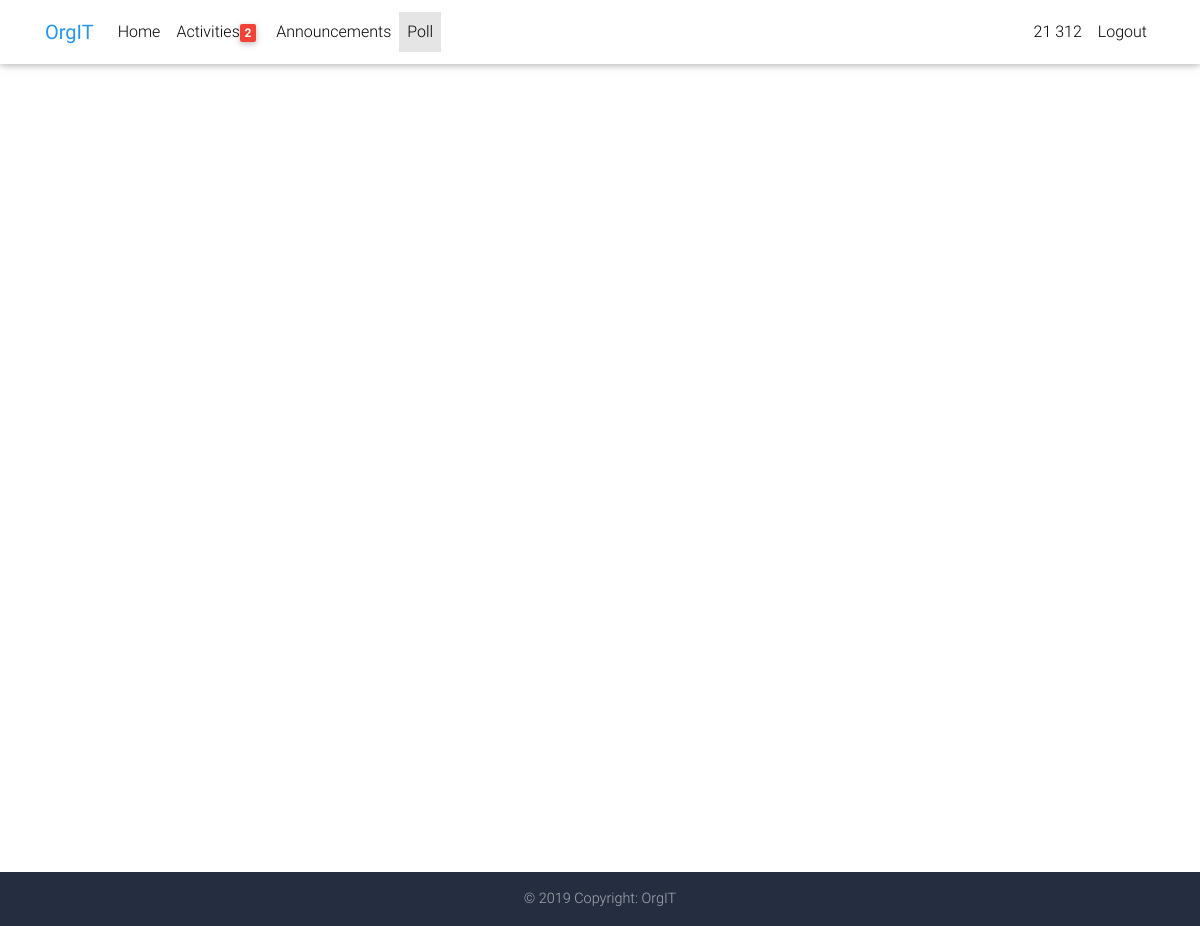
/poll.php (signed in), run on an earlier commit of the app's database.
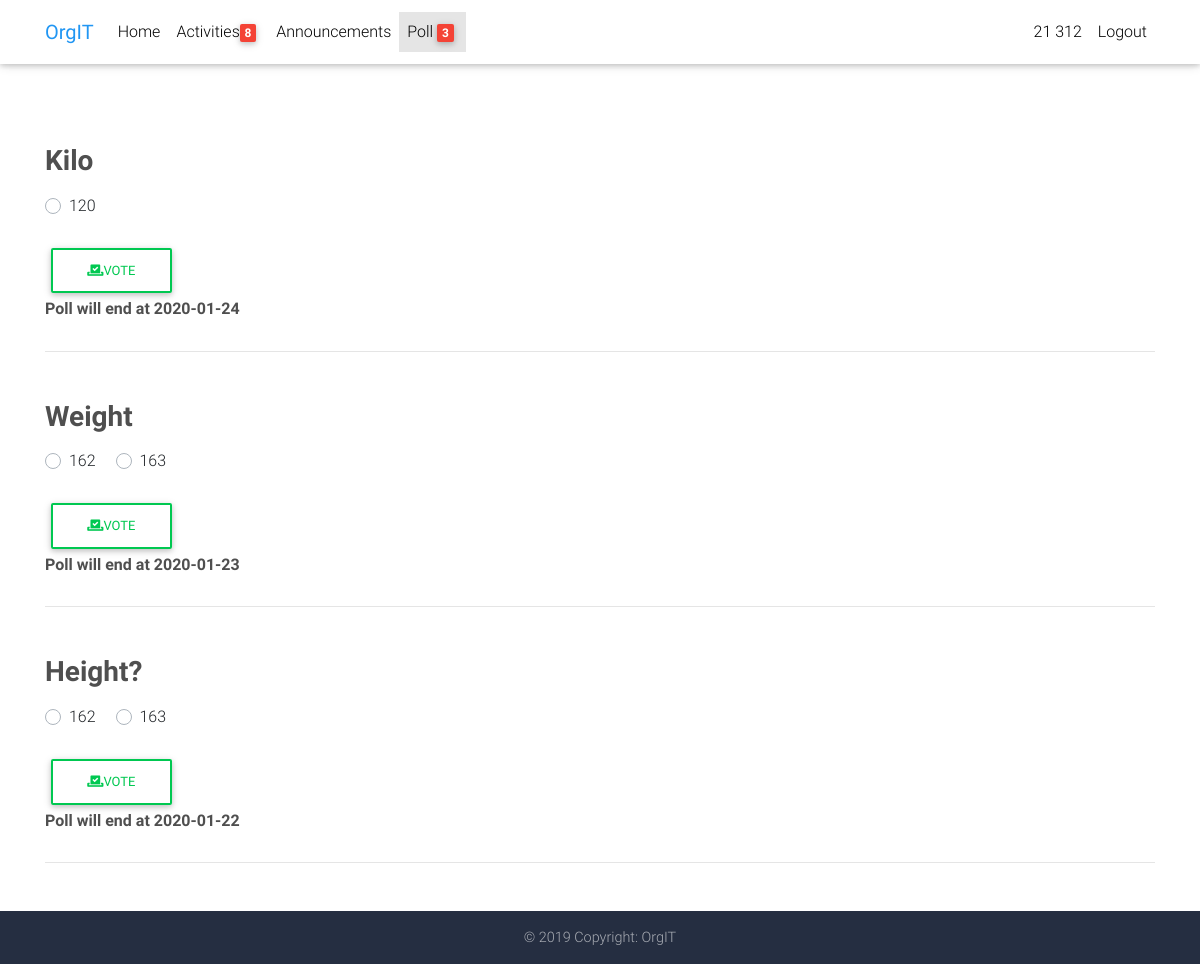
And on a later commit of the database.
### tables this page shows
CREATE TABLE IF NOT EXISTS `users` (
  `id` int(255) NOT NULL AUTO_INCREMENT,
  `firstname` varchar(255) NOT NULL,
  `lastname` varchar(255) NOT NULL,
  `idnumber` int(255) NOT NULL,
  `course` varchar(255) NOT NULL,
  `year` int(255) NOT NULL,
  `email` varchar(255) NOT NULL,
  `password` varchar(255) NOT NULL,
  `status` enum('Rejected','Accepted','Renewing') DEFAULT NULL,
  `image` text,
  `endofsem` varchar(255) DEFAULT NULL,
  PRIMARY KEY (`id`),
  UNIQUE KEY `idnumber` (`idnumber`),
  UNIQUE KEY `email` (`email`)
);

CREATE TABLE IF NOT EXISTS `pollquestion` (
  `id` int(255) NOT NULL AUTO_INCREMENT,
  `question` varchar(255) NOT NULL,
  `endofdate` varchar(255) DEFAULT NULL,
  `status` enum('Active','Inactive') NOT NULL,
  PRIMARY KEY (`id`)
);

CREATE TABLE IF NOT EXISTS `pollchoices` (
  `id` int(255) NOT NULL AUTO_INCREMENT,
  `choice` varchar(255) NOT NULL,
  `questionID` int(255) NOT NULL,
  PRIMARY KEY (`id`),
  UNIQUE KEY `choice` (`choice`,`questionID`) USING BTREE
);

### inc/session.php (called while the page is built, shortened)
<?php
	include 'inc/db.php';;
 	$today = date('Y-m-d');
	if(isset($_SESSION['users'])){
		$sql = mysqli_query($db, "SELECT * FROM users where `idnumber` = '".$_SESSION['users']."'");
		$user = mysqli_fetch_assoc($sql);
	}
?>

### poll.php (the view, shortened to what this page needs)
<?php
  include 'inc/header.php';
  include 'inc/session.php';
  $link = "Poll";
?>
<body>
<?php include 'inc/navbar.php'; ?>
 <main class="mt-5 pt-5">
    <div class="container">
      <section class="pt-5">
        <?php
          $sql = mysqli_query($db, "SELECT *, pollquestion.id as quesID, pollanswers.choiceID as choiceID, pollquestion.endofdate as endDate from pollquestion left join pollanswers on pollquestion.id = pollanswers.questionID where pollanswers.userID = '".$user['id']."' and pollquestion.status = 'Active' ORDER BY pollquestion.endofdate DESC");
          while ($row = mysqli_fetch_array($sql)) { ?>
            <?php if(strtotime($today) > strtotime($row['endDate'])): ?>
              <div class="row wow fadeIn">
                <div class="col-lg-12 col-xl-12 mb-4">
                  <h3 class="mb-3 font-weight-bold dark-grey-text">
                    <strong><?php echo ucfirst($row['question']);?></strong>
                  </h3>
                    <?php
                      $sql2 = mysqli_query($db, "SELECT *, pollanswers.choiceID as ans FROM pollanswers left join pollchoices on pollanswers.choiceID = pollchoices.id where pollanswers.questionID = '".$row['quesID']."' and pollanswers.userID = '".$user['id']."' ");
                      while ($row2 = mysqli_fetch_array($sql2))  {
                        if(empty($row2['ans'])){
                          $input = '<h4 style="color: green;">Not Voted</h4>';
                        } else {
                          $input = '<h4 style="color: green;">'.ucfirst($row2['choice']).'</h4>';
                        }
                        ?>
                        <?php echo $input;?>
                      <?php } ?>
                    <h6 class="mb-3 font-weight-bold dark-grey-text">
                      <strong>Poll Ended: <?php echo ucfirst($row['endofdate']);?></strong>
                    </h6>
                </div>
              </div>
            <?php else: ?>
              <?php if(empty($row['choiceID'])): ?>
              <form method="POST" action="poll.php">
                <div class="row wow fadeIn" style="visibility: visible; animation-name: fadeIn;">
                  <div class="col-lg-12 col-xl-12 mb-4">
                    <h3 class="mb-3 font-weight-bold dark-grey-text">
                      <strong><?php echo ucfirst($row['question']);?></strong>
                    </h3>
                      <?php
                        $sql1 = mysqli_query($db, "SELECT * FROM pollchoices where questionID = '".$row['quesID']."'");
                        while ($row1 = mysqli_fetch_array($sql1))  {
                          $input = '<div class="custom-control custom-radio custom-control-inline"><input type="radio" class="custom-control-input" id="'.$row1['id'].'" name="ans" value="'.$row1['id'].'"><label class="custom-control-label" for="'.$row1['id'].'">'.ucfirst($row1['choice']).'</label></div>';
                          ?>
                          <?php echo $input;?>
                        <?php } ?>
                  </div>
                </div>
                <div class="row">
                  <div class="col-6">
                    <button class="btn btn-outline-success waves-effect" name="submit" id="submit"><i class="nav-icon fas fa-vote-yea"></i>Vote</button></form>
                                        <h6 class="mb-3 font-weight-bold dark-grey-text">
                      <strong>Poll will end at <?php echo ucfirst($row['endofdate']);?></strong>
                    </h6>
                  </div>
                <hr class="mb-5">
                <?php endif ?>
           <?php endif ?>
          <?php } ?>
      </section>
    </div>
  </main>
<?php include 'inc/footer.php'; ?>
</body>
</html>

### inc/header.php (shortened to what this page needs)
<!DOCTYPE html>
<html lang="en">
<head>
  <link rel="stylesheet" href="https://use.fontawesome.com/releases/v5.11.2/css/all.css">
  <link href="css/bootstrap.min.css" rel="stylesheet">
  <link href="css/mdb.min.css" rel="stylesheet">
  <link href="css/style.min.css" rel="stylesheet">
  <link rel="stylesheet" href="plugins/toastr/toastr.min.css">
</head>

### inc/navbar.php (shortened to what this page needs)
<?php if(empty($_SESSION['users'])): ?>
  <header>
    <nav class="navbar fixed-top navbar-expand-lg navbar-light white scrolling-navbar">
      <div class="container">
        <a href="index.php" class="navbar-brand waves-effect">
          <strong class="blue-text">OrgIT </strong>
        </a>
        <button class="navbar-toggler" type="button" data-toggle="collapse" data-target="#navbarSupportedContent"
          aria-controls="navbarSupportedContent" aria-expanded="false" aria-label="Toggle navigation">
          <span class="navbar-toggler-icon"></span>
        </button>
        <div class="collapse navbar-collapse" id="navbarSupportedContent">
          <ul class="navbar-nav mr-auto">
            <li class="nav-item active">
              <a class="nav-link waves-effect" href="index.php">Home
                <span class="sr-only">(current)</span>
              </a>
            </li>
          </ul>
          <ul class="navbar-nav nav-flex-icons">
            <li class="nav-item">
              <a class="nav-link waves-effect" data-toggle="modal" data-target="#signup">Signup
              </a>
            </li>
            <li class="nav-item">
              <a class="nav-link waves-effect" data-toggle="modal" data-target="#login">Login
              </a>
            </li>
          </ul>
        </div>
      </div>
    </nav>
  </header>
  <?php else: ?>
  <header>
    <nav class="navbar fixed-top navbar-expand-lg navbar-light white scrolling-navbar">
      <div class="container">
        <a href="index.php" class="navbar-brand waves-effect">
          <strong class="blue-text">OrgIT </strong>
        </a>
        <div class="collapse navbar-collapse" id="navbarSupportedContent">
          <ul class="navbar-nav mr-auto">
            <li class="nav-item <?php if($link == 'Home') {echo 'active';} ?>">
              <a class="nav-link waves-effect" href="index.php">Home
              </a>
            </li>
            <li class="nav-item <?php if($link == 'Activities') {echo 'active';} ?>">
              <a class="nav-link waves-effect" href="activities.php">Activities<?php
                $sql1 = mysqli_query($db, " SELECT count(*) as counted from activities where DATEDIFF('".$today."', deadline) < '3'");
                 $row2 = mysqli_fetch_assoc($sql1);
                 $count = $row2['counted'];
                 if ($count > '0'){
                  echo '<span class="badge red z-depth-1 mr-1">'.$count.'</span>';
                 }
                ?> </a>
            </li>
            <li class="nav-item <?php if($link == 'Announcements') {echo 'active';} ?>">
              <a class="nav-link waves-effect" href="announcements.php">Announcements<?php
                ?> </a>
            </li>
            <li class="nav-item <?php if($link == 'Poll') {echo 'active';} ?>">
              <a class="nav-link waves-effect" href="poll.php">Poll
                <?php
                $sql = mysqli_query($db, " SELECT count(*) as counted from pollquestion left join pollanswers on pollquestion.id = pollanswers.questionID where pollanswers.userID = '".$user['id']."' and pollanswers.choiceID is NULL and pollquestion.endofdate > '".$today."'");
                 $row1 = mysqli_fetch_assoc($sql);
                 $counted = $row1['counted'];
                 if ($counted > '0'){
                  echo '<span class="badge red z-depth-1 mr-1">'.$counted.'</span>';
                 }
                ?>
              </a>
            </li>
          </ul>
          <ul class="navbar-nav nav-flex-icons">
            <li class="nav-item <?php if($link == 'Profile') {echo 'active';} ?>">
              <a href="viewprofile.php" class="nav-link waves-effect"><?php echo ucwords($user['firstname']). ' '.ucwords($user['lastname']); ?></a>
            </li>
            <li class="nav-item">
              <a href="logout.php" class="nav-link waves-effect">Logout
              </a>
            </li>
          </ul>
        </div>
      </div>
    </nav>
  </header>
  <?php endif ?>

### inc/footer.php
<footer class="page-footer text-center font-small mdb-color darken-2 mt-4 wow fadeIn">
  <div class="footer-copyright py-3">
    © 2019 Copyright:
    <a> OrgIT </a>
  </div>
</footer>

### inc/header.php (style rules this page uses)
* { margin: 0; padding: 0; }
html, body { height: 100%; width: 100%; }
main { min-height: 100%; }
header { width: 100%; }
footer { position: relative; clear: both; width: 100%; }

What changed in the data, as far as the page shows it:
added pollquestion: question "Kilo", endofdate "2020-01-24"
added pollchoices: choice "120", shown under "Kilo"
added pollquestion: question "Weight", endofdate "2020-01-23"
added pollchoices: choice "162", shown under "Weight"
added pollchoices: choice "163", shown under "Weight"
added pollquestion: question "Height?", endofdate "2020-01-22"
added pollchoices: choice "162", shown under "Height?"
added pollchoices: choice "163", shown under "Height?"
Also different on the page:
$count: "2" → "8"
$counted: (not shown) → "3"
